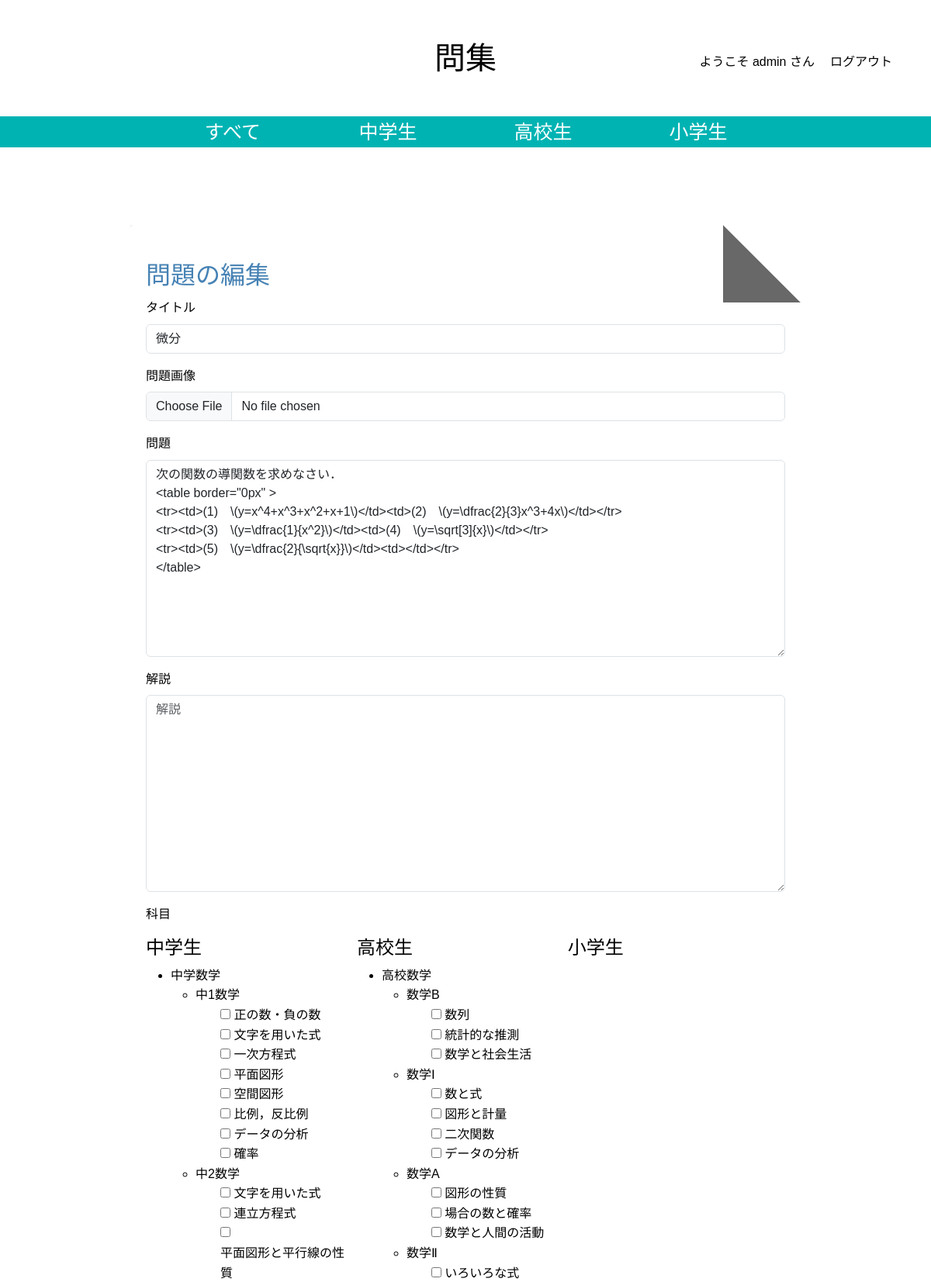
The app's page /studysite/snippet/30/edit/ (signed in, upper part) with its own data.
### studysite/models.py (models this page shows, shortened)
class TagGroup(models.Model):
    name = models.CharField(max_length=100)
    parent = models.ForeignKey('self', related_name='children', on_delete=models.CASCADE, null=True, blank=True)
    order = models.PositiveIntegerField(default=0)  # 並び順を指定するためのフィールド

class Studysite(models.Model):
    title = models.CharField('タイトル', max_length=128)
    image = models.FileField('問題画像', upload_to='image/', blank=True)
    question = models.TextField('問題', blank=True)
    answer = models.TextField('解説', blank=True)
    created_by = models.ForeignKey(settings.AUTH_USER_MODEL,
                                   verbose_name='投稿者',
                                   on_delete=models.CASCADE)
    created_at = models.DateTimeField('投稿日', auto_now_add=True)
    updated_at = models.DateTimeField('更新日', auto_now=True)
    tag_groups = models.ManyToManyField(TagGroup, blank=True)
    likes = models.PositiveIntegerField(default=0)
    level = models.IntegerField(default=0)
    bookmarks = models.ManyToManyField(User, related_name='bookmarked_posts', blank=True)

### studysite/views.py (the view)
# urls.py: path('snippet/<int:snippet_id>/edit/', views.snippet_edit, name = 'snippet_edit'),
@login_required  # このデコレータのある機能はログインが必要
def snippet_edit(request, snippet_id):
    snippet = get_object_or_404(Studysite, pk=snippet_id)
    tag_groups = TagGroup.objects.filter(parent__isnull=True).order_by('order').prefetch_related('children__children')
    if snippet.created_by_id != request.user.id:
        return HttpResponseForbidden('このスニペットの編集は許可されていません．')
    if request.method == 'POST':
        form = SnippetForm(request.POST, request.FILES, instance=snippet)
        if form.is_valid():
            form.save()
            return redirect('snippet_detail', snippet_id=snippet_id)
    else:
        form = SnippetForm(instance=snippet)
    return render(request, 'snippets/snippet_edit.html', {'form': form, 'tag_groups': tag_groups})

### studysite/forms.py
class SnippetForm(forms.ModelForm):
    tag_groups = forms.ModelMultipleChoiceField(
        queryset=TagGroup.objects.all(),  # 初期値として空のクエリセットを設定
        widget=forms.CheckboxSelectMultiple,
        required=False,
    )
    LEVEL_CHOICES = [(i, str(i)) for i in range(1, 6)]
    level = forms.ChoiceField(
        choices=LEVEL_CHOICES,
        widget=forms.Select,
    )
    class Meta:
        model = Studysite
        fields = ('title', 'image', 'question', 'answer', 'level', 'tag_groups')

### studysite/templates/snippets/snippet_edit.html (shortened to what this page needs)
{% extends 'base.html' %}
{% load django_bootstrap5 %}
{% load widget_tweaks %}
{% block main %}
<div class="container snippet-detail">
    <br>
    <h2 class="snippet-title">問題の編集</h2>
    <form method="post" enctype='multipart/form-data' style="color:black;">
        {% bootstrap_field form.title %}
        {% bootstrap_field form.image %}
        {% bootstrap_field form.question %}
        {% bootstrap_field form.answer %}
        <p>科目</p>
        <div class="selectsubject">
        {% for group in tag_groups %}
            <div class="eachsubject">
            <h4>{{ group.name }}</h4>
            {% if group.children.all %}
                <ul>
                    {% for child in group.children.all %}
                        <li>{{ child.name }}</li>
                        {% if child.children.all %}
                            <ul>
                                {% for grandchild in child.children.all %}
                                    <li>{{ grandchild.name }}</li>
                                    {% if grandchild.children.all %}
                                        <ul>
                                            {% for grandgrandchild in grandchild.children.all %}
                                                <li class="unlist">
                                                    <input type="checkbox" id="tag-{{ grandgrandchild.id }}" name="tag_groups" value="{{ grandgrandchild.id }}">
                                                    <label for="tag-{{ grandgrandchild.id }}">{{ grandgrandchild.name }}</label>
                                                </li>
                                            {% endfor %}
                                        </ul>
                                    {% endif %}
                                {% endfor %}
                            </ul>
                        {% endif %}
                    {% endfor %}
                </ul>
            {% endif %}
            </div>
        {% endfor %}
        </div>
        <span>レベル{{ form.level }}</span><br><br>
    </form>
</div>
{% endblock %}

### studysite/templates/snippets/base.html (shortened to what this page needs)
{% load static %}
{% load django_bootstrap5 %}
{% load widget_tweaks %}
<html>
<head>
    {% bootstrap_css %}
    <link rel="stylesheet" href="{% static 'snippets/css/style.css' %}?<?php echo date('YmdHis'); ?>"/>
</head>
<body>
<nav class="header-nav">
    <div class="navbar-brandA">
        <a href="/" class="brand">問集</a>
    </div>
        <ul class="header-ul">
            {% if user.is_authenticated %}
                <li><a class="nav-link" href="{% url 'profile' user.id %}"> ようこそ {{ user.username }} さん</a></li>
                <li><a class="nav-link" href="{% url 'logout' %}">ログアウト</a></li>
            {% else %}
                <li><a href="{% url 'login' %}" class="nav-link">ログイン</a></li>
                <li><a href="{% url 'signup' %}" class="nav-link">会員登録</a></li>
            {% endif %}
        </ul>
</nav>
<div class="subject-nav-bar">
    <ul class="subject-ul">
        <li id="all"><a href="/" class="all">すべて</a></li>
        {% for group in tag_groups %}
            <li id="{{ group.name }}">{{ group.name }}</li>
        {% endfor %}
    </ul>
</div>
<main>
        {% block main %}{% endblock %}
</main>
</body>
</html>

### studysite/static/snippets/css/style.css (style rules this page uses)
* { position: relative; margin: 0; padding: 0; box-sizing: border-box; }
.container { position: relative; width: min(100% - 1rem); margin: 0 auto; padding: 0 20px; }
body { font-family: "myfont",sans-serif; }
body { position: relative; background-color: #ffffff; color: #000000; line-height: 1.6; }
main { padding: 5rem 10rem; z-index: 1; }
.navbar-brandA { display: inline-block; width: 100%; position: absolute; text-align: center; align-items: center; }
.brand { color: black; text-decoration: none; font-size: 40px; position: relative; display: inline-block; width: 10%; text-align: center; align-items: center; }
.header-nav { height: 150px; position: relative; display: flex; align-items: center; }
.header-ul { display: flex; list-style: none; margin-left: auto; align-items: center !important; padding: 0; }
.header-ul li { margin-top: 25px; margin-right: 20px; }
.header-ul li:last-child { margin-right: 50px; }
.subject-nav-bar { height: 40px; background-color: hsl(180, 100%, 35%); display: flex; align-items: center; justify-content: center; }
.subject-ul { display: flex; list-style: none; margin: 0; padding: 0; }
.subject-ul li { width: 200px; display: flex; align-items: center; justify-content: center; transition: 0.25s; }
.subject-ul li a, .subject-ul li { color: #ffffff; font-size: 25px; text-decoration: none; height: 100%; display: flex; align-items: center; justify-content: center; }
.all { text-decoration: none !important; color: #ffffff !important; }
.snippet-detail { position: relative; background-color: #ffffff; padding: 20px; border-radius: 5px; box-shadow: 0 10px 25px 0 rgba(0, 0, 0, .5); margin-top: 20px; clip-path: polygon(0 0, calc(100% - 100px) 0, 100% 100px, 100% 100%, 0 100%); }
.snippet-detail::after { top: 0%; right: 0%; height: 100px; width: 100px; background-color: rgba(0, 0, 0, 0.594); clip-path: polygon(0 0, 0% 100%, 100% 100%); }
.snippet-detail::before, .snippet-detail::after { content: ""; position: absolute; z-index: -1; }
.snippet-title { position: relative; color: #4682b4; margin-bottom: 10px; }
.unlist { list-style: none; }
.selectsubject { display: flex; }
.eachsubject { width: 33%; }

### records on screen
TagGroup: name "中学生"
TagGroup: name "高校生"
TagGroup: name "小学生"
Studysite: title "微分", question "次の関数の導関数を求めなさい． <table border=\"0px\" > <tr><td>(1) \\(y=x^4+x^3+x^2+x+1\\)</td><td>(2) \\(y=\\dfrac{2}{3}x^3+4x\\)</td></tr> <tr><td>(3) \\(y=\\dfrac{1}{x^2}\\)</td><td>(4) \\(y=\\sqrt[3]{x}\\)</td></tr> <tr><td>(5) \\(y=\\dfrac{2}{\\sqrt{x}}\\)</td><td></td></tr> </table>"
TagGroup: name "中学数学"
TagGroup: name "中1数学"
TagGroup: name "正の数・負の数"
TagGroup: name "文字を用いた式"
TagGroup: name "一次方程式"
TagGroup: name "平面図形"
TagGroup: name "空間図形"
TagGroup: name "比例，反比例"
TagGroup: name "データの分析"
TagGroup: name "確率"
TagGroup: name "中2数学"
TagGroup: name "文字を用いた式"
TagGroup: name "連立方程式"
TagGroup: name "平面図形と平行線の性質"
TagGroup: name "高校数学"
TagGroup: name "数学B"
TagGroup: name "数列"
TagGroup: name "統計的な推測"
TagGroup: name "数学と社会生活"
TagGroup: name "数学Ⅰ"
TagGroup: name "数と式"
TagGroup: name "図形と計量"
TagGroup: name "二次関数"
TagGroup: name "データの分析"
TagGroup: name "数学A"
TagGroup: name "図形の性質"
TagGroup: name "場合の数と確率"
TagGroup: name "数学と人間の活動"
TagGroup: name "数学Ⅱ"
TagGroup: name "いろいろな式"

### other values on screen
{{ user.username }} "admin"
